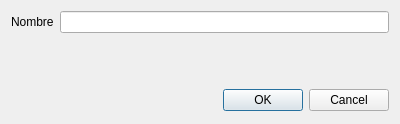
<?xml version="1.0" encoding="UTF-8"?>
<ui version="4.0">
 <class>Dialog</class>
 <widget class="QDialog" name="Dialog">
  <property name="geometry">
   <rect>
    <x>0</x>
    <y>0</y>
    <width>400</width>
    <height>124</height>
   </rect>
  </property>
  <property name="sizePolicy">
   <sizepolicy hsizetype="Fixed" vsizetype="Fixed">
    <horstretch>0</horstretch>
    <verstretch>0</verstretch>
   </sizepolicy>
  </property>
  <property name="minimumSize">
   <size>
    <width>400</width>
    <height>124</height>
   </size>
  </property>
  <property name="maximumSize">
   <size>
    <width>400</width>
    <height>124</height>
   </size>
  </property>
  <property name="windowTitle">
   <string>Tipo UF</string>
  </property>
  <layout class="QFormLayout" name="formLayout">
   <property name="sizeConstraint">
    <enum>QLayout::SetMinAndMaxSize</enum>
   </property>
   <item row="0" column="0">
    <widget class="QLabel" name="label_2">
     <property name="text">
      <string>Nombre</string>
     </property>
     <property name="buddy">
      <cstring>nombre</cstring>
     </property>
    </widget>
   </item>
   <item row="0" column="1">
    <widget class="QLineEdit" name="nombre"/>
   </item>
   <item row="1" column="0" colspan="2">
    <spacer name="verticalSpacer">
     <property name="orientation">
      <enum>Qt::Vertical</enum>
     </property>
     <property name="sizeHint" stdset="0">
      <size>
       <width>20</width>
       <height>40</height>
      </size>
     </property>
    </spacer>
   </item>
   <item row="2" column="0" colspan="2">
    <widget class="QDialogButtonBox" name="buttonBox">
     <property name="minimumSize">
      <size>
       <width>0</width>
       <height>25</height>
      </size>
     </property>
     <property name="orientation">
      <enum>Qt::Horizontal</enum>
     </property>
     <property name="standardButtons">
      <set>QDialogButtonBox::Cancel|QDialogButtonBox::Ok</set>
     </property>
    </widget>
   </item>
  </layout>
 </widget>
 <resources/>
 <connections>
  <connection>
   <sender>buttonBox</sender>
   <signal>accepted()</signal>
   <receiver>Dialog</receiver>
   <slot>accept()</slot>
   <hints>
    <hint type="sourcelabel">
     <x>248</x>
     <y>254</y>
    </hint>
    <hint type="destinationlabel">
     <x>157</x>
     <y>274</y>
    </hint>
   </hints>
  </connection>
  <connection>
   <sender>buttonBox</sender>
   <signal>rejected()</signal>
   <receiver>Dialog</receiver>
   <slot>reject()</slot>
   <hints>
    <hint type="sourcelabel">
     <x>316</x>
     <y>260</y>
    </hint>
    <hint type="destinationlabel">
     <x>286</x>
     <y>274</y>
    </hint>
   </hints>
  </connection>
 </connections>
</ui>
